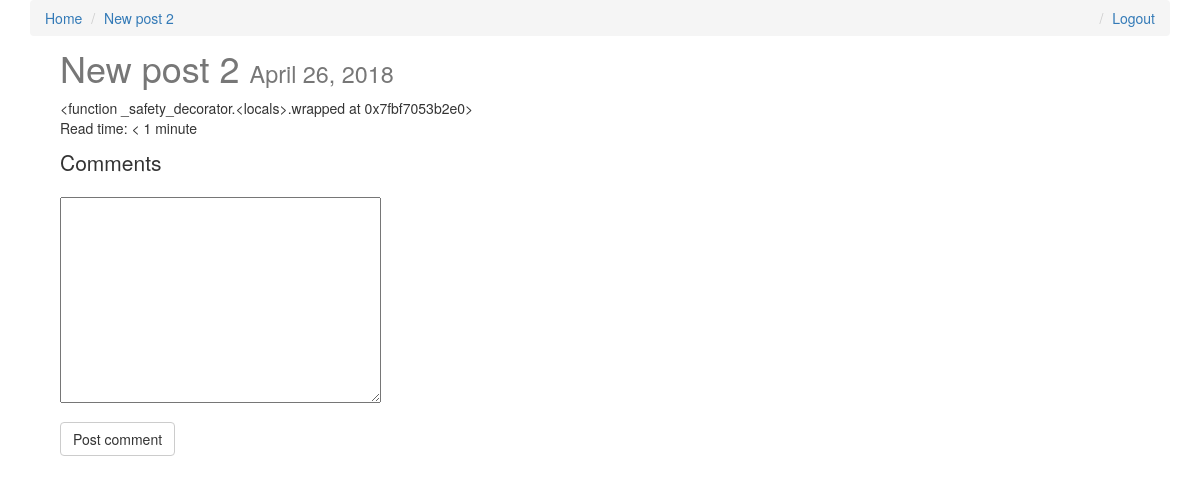
Page /new-post-2/ (signed in) on the earlier database version.
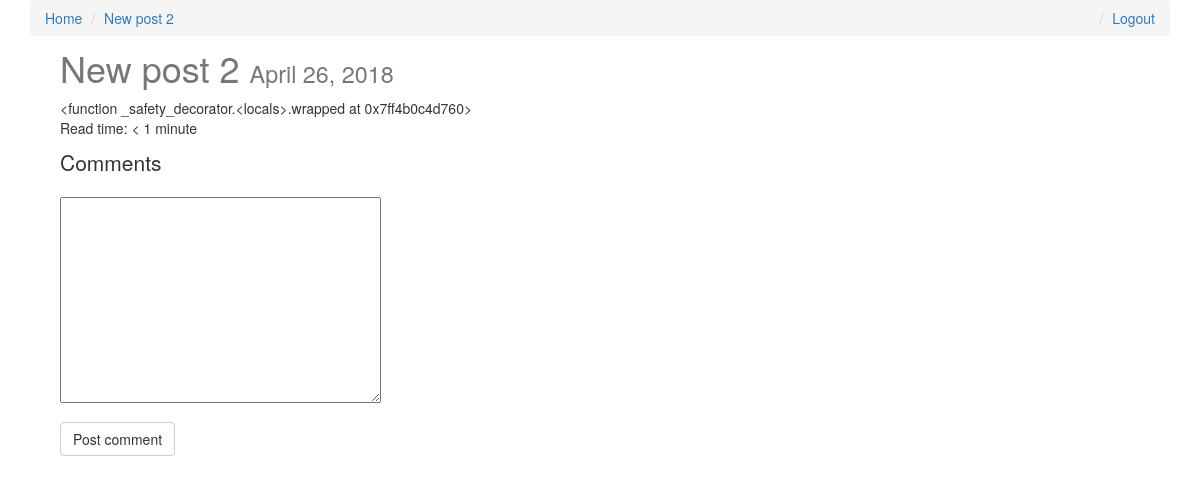
Same page on the later database version.
### posts/models.py (models this page shows, shortened)
class Post(models.Model):
    user = models.ForeignKey(settings.AUTH_USER_MODEL, default=1)
    title = models.CharField(max_length=120)
    slug = models.SlugField(unique=True)
    image = models.ImageField(
        null=True,
        blank=True,
        upload_to=upload_location,
        width_field='width_field',
        height_field='height_field',
    )
    height_field = models.IntegerField(default=0)
    width_field = models.IntegerField(default=0)
    content = models.TextField()
    draft = models.BooleanField(default=False)
    publish = models.DateField(auto_now=False, auto_now_add=False)
    read_time = models.IntegerField(default=0)
    updated = models.DateTimeField(auto_now=True, auto_now_add=False)
    timestamp = models.DateTimeField(auto_now=False, auto_now_add=True)
    objects = PostManager()
    def get_absolute_url(self):
        return reverse('posts:detail', kwargs={'slug': self.slug})
    def get_markdown(self):
        content = self.content
        return mark_safe(markdown(content))
    @property
    def comments(self):
        instance = self
        qs = Comment.objects.filter_by_instance(instance)
        return qs
    @property
    def get_content_type(self):
        instance = self
        content_type = ContentType.objects.get_for_model(instance.__class__)
        return content_type
    class Meta:
        ordering = ['-timestamp', '-updated']

### posts/views.py (the view, shortened to what this page needs)
# urls.py: url(r'^(?P<slug>[\w\-]+)/$', post_detail, name='detail'),
def post_detail(request, slug):
    instance = get_object_or_404(Post, slug=slug)
    if instance.draft or instance.publish > timezone.now().date():
        if not request.user.is_staff or not request.user.is_superuser:
            raise Http404
    initial_data = {
        'content_type': instance.get_content_type,
        'object_id': instance.id
    }
    comment_form = CommentForm(request.POST or None, initial=initial_data)
    comments = instance.comments
    context = {
        'title': instance.title,
        'instance': instance,
        'comments': comments,
        'comment_form': comment_form,
    }
    return render(request, 'post_detail.html', context)

### comments/forms.py
class CommentForm(forms.Form):
    content_type = forms.CharField(widget=forms.HiddenInput)
    object_id = forms.IntegerField(widget=forms.HiddenInput)
    content = forms.CharField(label='', widget=forms.Textarea)

### comments/models.py (called while the page is built)
    def filter_by_instance(self, instance):
        content_type = ContentType.objects.get_for_model(instance.__class__)
        obj_id = instance.id
        qs = super(CommentManager, self).filter(
            content_type=content_type,
            object_id=obj_id,
            parent=None,
        )
        return qs

### templates/post_detail.html (shortened to what this page needs)
{% extends "base.html" %}
{% load urlify %}
{% block post_link %}
    <li><a href="{{ instance.get_absolute_url }}">{{ instance.title }}</a></li>
{% endblock post_link %}
{% block content %}
    <div class='col-sm-12'>
        <h1>{{ title }} <small>{% if instance.draft %} <span style="color:red;">Draft</span> {% endif %}{{ instance.publish }}</small>
        </h1>
        <div class='post-detail-item'>{{ instance.get_markdown }}</div>
        <p>Read time: {% if instance.read_time <= 1 %} < 1 minute {% else %} {{ instance.read_time }} minutes {% endif %}</p>
        <p class='lead'>Comments</p>
        {% if request.user.is_authenticated %}
            <form method="POST" action=".">
                <div class="form-group">
                    {{ comment_form }}
                </div>
                <input type="submit" class="btn btn-default" value="Post comment">
            </form>
        {% else %}
            <p>You must login to comment.</p>
        {% endif %}
    </div>
{% endblock content %}

Differences in the rows shown:
changed Post "New post 2": get_markdown "<function _safety_decorator.<locals>.wrapped at 0x7fbf7053b2e0>" → "<function _safety_decorator.<locals>.wrapped at 0x7ff4b0c4d760>"
